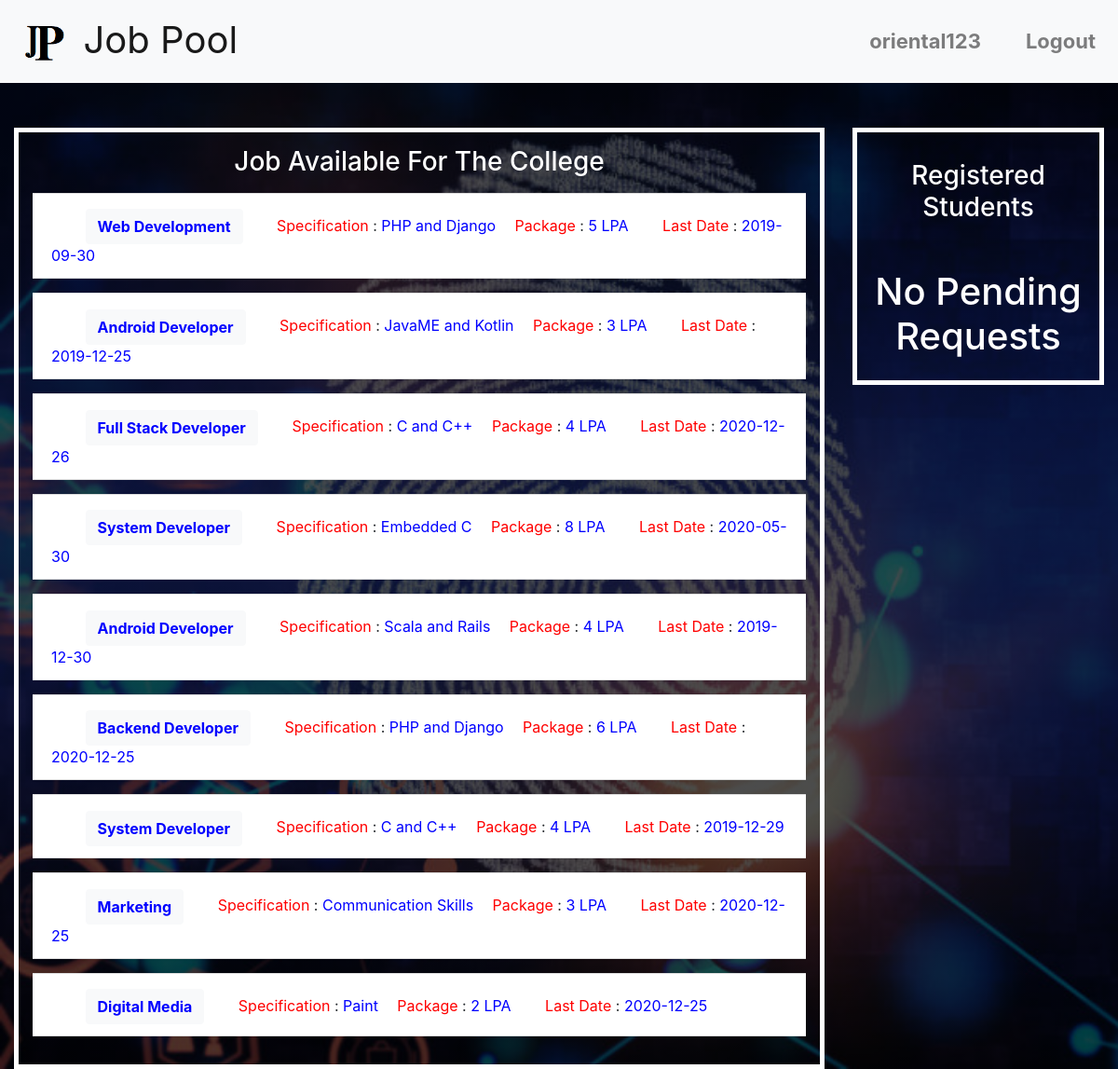
The page /Website/CollegeHome.php (signed in) on the database its author committed.
### tables this page shows
CREATE TABLE `companyposts` (
  `post_id` int(11) NOT NULL,
  `company_id` int(11) NOT NULL,
  `title` varchar(1000) NOT NULL,
  `specification` varchar(500) NOT NULL,
  `vacancies` int(11) DEFAULT NULL,
  `package` int(11) NOT NULL,
  `ExpDated` varchar(20) DEFAULT NULL,
  `gradeOfClg` varchar(10) NOT NULL,
  `MinCGPA` int(11) DEFAULT NULL,
  `Backlog` int(11) DEFAULT NULL,
  `MaxDrop` int(11) DEFAULT NULL,
  `open_off` varchar(20) DEFAULT NULL,
  `clgname` varchar(200) DEFAULT NULL
);

### Website/CollegeHome.php (the view, shortened to what this page needs)
<?php
include('CollegeHeader.php');
if(isset($_SESSION['username'])){
include('DbConnection.php');
$query='select cid,cname from college where username="'.$_SESSION['username'].'"';
$res=mysqli_query($con,$query);
$arr=mysqli_fetch_array($res);
$cname=$arr['cname'];
$cid=$arr['cid'];
$query="select * from companyposts where (clgname='".$cname."' or clgname='All')";
$res=mysqli_query($con,$query);
$n=mysqli_num_rows($res);
?>
<div class="container-fluid">
<div class="row">
<div class="col-md-9">
<div style="border:5px solid white;padding:15px;">
<h3 style="text-align:center;color:white;">Job Available For The College</h3>
<?php
for($i=1;$i<=$n;$i++){
    $arr= mysqli_fetch_array($res);
    ?>
<p data-toggle="collapse" href='#collapseExample<?php echo $arr['post_id']; ?>' role="button" aria-expanded="false" aria-controls="collapseExample">
<ul class="list-group list-group-flush">
<li class="list-group-item">
<a class="btn btn-light" data-toggle="collapse" href="#collapseExample<?php echo $arr['post_id']; ?>" role="button" aria-expanded="false" aria-controls="collapseExample"
  style="color:blue"><b><?php echo $arr['title']; ?></b></a>&emsp;&emsp;
<span style="color:red;">Specification</span> : <span style="color:blue"><?php echo $arr['specification']; ?></span>&emsp;
<span style="color:red;">Package</span> : <span style="color:blue"><?php echo $arr['package']; ?> LPA</span>&emsp;&emsp;
<span style="color:red;">Last Date</span> : <span style="color:blue"><?php echo $arr['ExpDated']; ?></span>
</li>
</ul>
</p>
<?php
}
?>
</div>
</div>
<div class="col-md-3">
<div  style="border:5px solid white;padding:15px;font-size:18px;">
<h3 style="text-align:center;color:white;padding:15px;">Registered Students</h3><br/>
<ul class="list-group list-group-flush">
<?php
$query='select enrollment from studentvalidaterequest where collegeid ='.$cid;
$res=mysqli_query($con,$query);
$n2=mysqli_num_rows($res);
if($n2>0){
for($j=1;$j<=$n2;$j++){
$arr3=mysqli_fetch_array($res);
?>
<form method="post" action="CollegeStudentValid.php">
<li class="list-group-item"><span style="color:blue;font-weight:bold;"><?php echo $arr3['enrollment']; ?></span>
<input type="text" value="<?php echo $arr3['enrollment'] ?>" name="enroll" hidden>
<button style="float:right;padding:3px;font-size:14px;" type="submit" class="btn btn-success">View Profile</button>
</form>
<?php }
?>
</ul>
<?php }
else{
  echo '<h1 style="color:white;text-align:center;">No Pending Requests</h1>';
}
?>
</div>
</div>
</div>
</div>
<?php
}
else{
    $_SESSION['message']='You have been Logged Out, Login Again';
    header('location:index.php');
}
?>

### Website/CollegeHeader.php (style rules this page uses)
body { background-image:linear-gradient(rgba(0,0,0,0.7),rgba(0,0,0,0.7)), url('Images/background.jpeg'); background-size:cover; }

### rows shown on the page
companyposts: title "Web Development", specification "PHP and Django", package "5", ExpDated "2019-09-30"
companyposts: title "Android Developer", specification "JavaME and Kotlin", package "3", ExpDated "2019-12-25"
companyposts: title "Full Stack Developer", specification "C and C++", package "4", ExpDated "2020-12-26"
companyposts: title "System Developer", specification "Embedded C", package "8", ExpDated "2020-05-30"
companyposts: title "Android Developer", specification "Scala and Rails", package "4", ExpDated "2019-12-30"
companyposts: title "Backend Developer", specification "PHP and Django", package "6", ExpDated "2020-12-25"
companyposts: title "System Developer", specification "C and C++", package "4", ExpDated "2019-12-29"
companyposts: title "Marketing", specification "Communication Skills", package "3", ExpDated "2020-12-25"
companyposts: title "Digital Media", specification "Paint", package "2", ExpDated "2020-12-25"

### other values the page prints
$_SESSION['username'] "oriental123"
